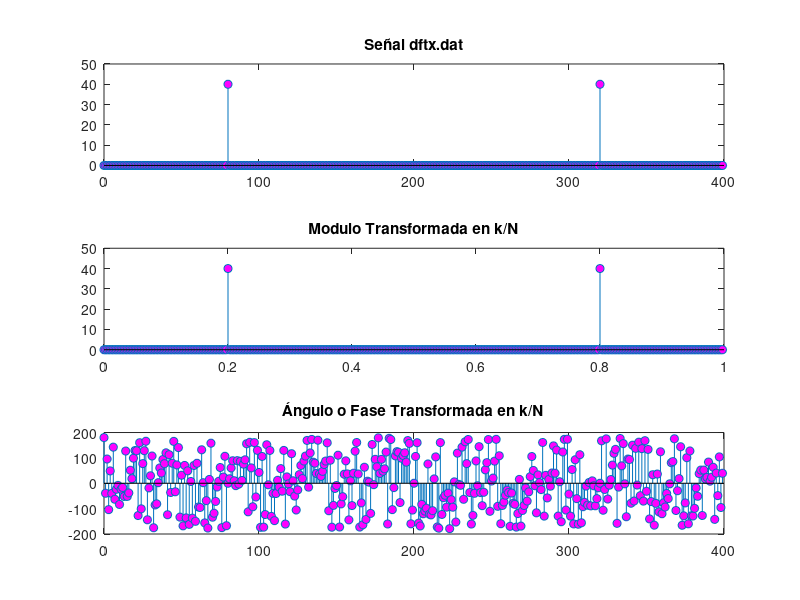

The MATLAB script that drew this image:
#Inicializamos
close all
clear all
clc

#Cargamos el audio
audioD=load('dftx.dat');

senal=audioD.dft;
Fs=audioD.Fs;
N=length(senal);
n=0:N-1;

#Representamos al señal que viene transformada en el fichero
figure('name','Audio Señal DFT.','NumberTitle','off');
subplot(311);
stem(n,abs(senal), "markerfacecolor", [1 0 1]);
title ("Señal dftx.dat");

#Representamos el modulo de la transformada en k/N
subplot(312);
stem(n/N,abs(senal), "markerfacecolor", [1 0 1]);
title ("Modulo Transformada en k/N");

#Representamos el modulo de la transformada en angulo o fase
subplot(313);
stem(n,angle(senal)*180/pi, "markerfacecolor", [1 0 1]);
#stem(n,rad2deg(angle(senal)), "markerfacecolor", [1 0 1]);
title ("Ángulo o Fase Transformada en k/N");

#Buscamos las posiciones dentro de la señal absoluta de la DFT
#El valor es > 30 porque en el espectro de la DFT hemos visto que las
#las espigas mas altas estan por encima de 30.
posiciones=find(abs(senal) > 30);

#Para esta señal nos daría 81 y 321 en k
#Precaucion para los vectores en octave
#empezamos en 1 por lo que la posicion incial de
#de k es 80
k=80;
#Frecuencia discreta
f=k/N;
#Frecuencia en hz
F=f*Fs;
#Amplitud A=(k*2)/N
A=(k*2)/N;
#Fase o angulo solo de las espigas que son nuestras
#componentes de frecuencia variable posiciones en este
#caso es de 20
Fase=angle(senal)*180/pi;
Fase=Fase(k);
#Fase=rad2deg(angle(transSenal));

